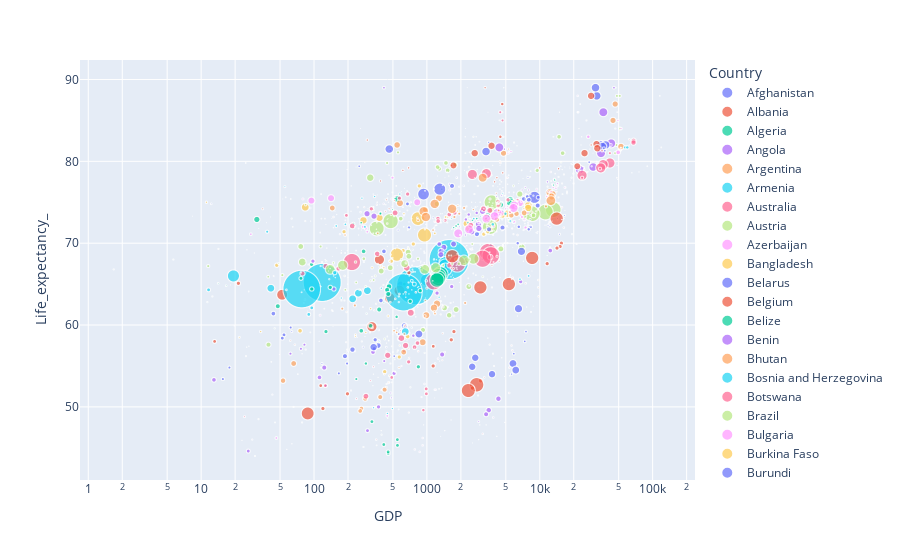

Notebook source saved alongside this figure:
### Code cell
# Show plotly bubble chart of GDP for each country to life expectancy
fig = px.scatter(to_bubble, x='GDP', y='Life_expectancy_',
                 size='Population', color='Country',
                 hover_name='Country', log_x=True, size_max=40)
fig.show()
